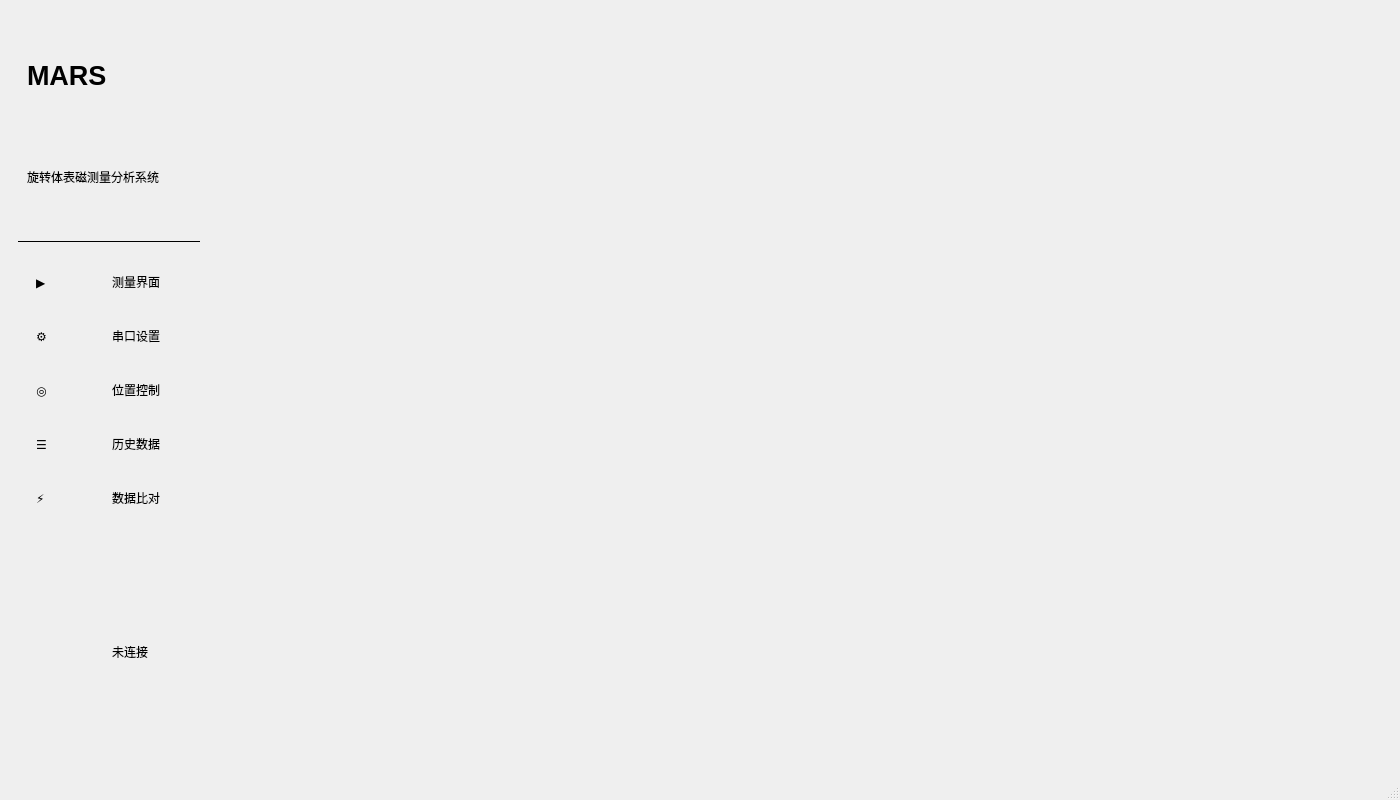
<?xml version="1.0" encoding="UTF-8"?>
<ui version="4.0">
 <class>MainPanel</class>
 <widget class="QMainWindow" name="MainPanel">
  <property name="geometry">
   <rect>
    <x>0</x>
    <y>0</y>
    <width>1400</width>
    <height>800</height>
   </rect>
  </property>
  <property name="minimumSize">
   <size>
    <width>1200</width>
    <height>600</height>
   </size>
  </property>
  <property name="windowTitle">
   <string>MARS - 旋转体表磁测量分析系统</string>
  </property>
  <widget class="QWidget" name="centralwidget">
   <layout class="QHBoxLayout" name="main_layout">
    <!-- 侧边栏 -->
    <item>
     <widget class="QWidget" name="nav_panel">
      <property name="minimumSize">
       <size>
        <width>200</width>
        <height>0</height>
       </size>
      </property>
      <property name="maximumSize">
       <size>
        <width>200</width>
        <height>16777215</height>
       </size>
      </property>
      <layout class="QVBoxLayout" name="nav_layout">
       <!-- 标题区 -->
       <item>
        <widget class="QWidget" name="nav_header">
         <property name="minimumSize">
          <size>
           <width>0</width>
           <height>80</height>
          </size>
         </property>
         <layout class="QVBoxLayout" name="header_layout">
          <item>
           <widget class="QLabel" name="nav_title">
            <property name="text">
             <string>MARS</string>
            </property>
            <property name="font">
             <font>
              <family>Arial</family>
              <pointsize>20</pointsize>
              <weight>75</weight>
             </font>
            </property>
           </widget>
          </item>
          <item>
           <widget class="QLabel" name="nav_subtitle">
            <property name="text">
             <string>旋转体表磁测量分析系统</string>
            </property>
           </widget>
          </item>
         </layout>
        </widget>
       </item>
       <!-- 分隔线 -->
       <item>
        <widget class="QFrame" name="nav_separator">
         <property name="frameShape">
          <enum>QFrame::HLine</enum>
         </property>
         <property name="frameShadow">
          <enum>QFrame::Plain</enum>
         </property>
         <property name="lineWidth">
          <number>1</number>
         </property>
        </widget>
       </item>
       <!-- 导航按钮 -->
       <item>
        <widget class="QWidget" name="nav_buttons_container">
         <layout class="QVBoxLayout" name="nav_buttons_layout">
          <item>
           <widget class="QWidget" name="nav_button_measure" native="true">
            <property name="minimumSize">
             <size>
              <width>0</width>
              <height>48</height>
             </size>
            </property>
            <layout class="QHBoxLayout" name="nav_btn_measure_layout">
             <item>
              <widget class="QLabel" name="nav_icon_measure">
               <property name="text">
                <string>▶</string>
               </property>
              </widget>
             </item>
             <item>
              <widget class="QLabel" name="nav_text_measure">
               <property name="text">
                <string>测量界面</string>
               </property>
              </widget>
             </item>
            </layout>
           </widget>
          </item>
          <item>
           <widget class="QWidget" name="nav_button_serial" native="true">
            <property name="minimumSize">
             <size>
              <width>0</width>
              <height>48</height>
             </size>
            </property>
            <layout class="QHBoxLayout" name="nav_btn_serial_layout">
             <item>
              <widget class="QLabel" name="nav_icon_serial">
               <property name="text">
                <string>⚙</string>
               </property>
              </widget>
             </item>
             <item>
              <widget class="QLabel" name="nav_text_serial">
               <property name="text">
                <string>串口设置</string>
               </property>
              </widget>
             </item>
            </layout>
           </widget>
          </item>
          <item>
           <widget class="QWidget" name="nav_button_position" native="true">
            <property name="minimumSize">
             <size>
              <width>0</width>
              <height>48</height>
             </size>
            </property>
            <layout class="QHBoxLayout" name="nav_btn_position_layout">
             <item>
              <widget class="QLabel" name="nav_icon_position">
               <property name="text">
                <string>◎</string>
               </property>
              </widget>
             </item>
             <item>
              <widget class="QLabel" name="nav_text_position">
               <property name="text">
                <string>位置控制</string>
               </property>
              </widget>
             </item>
            </layout>
           </widget>
          </item>
          <item>
           <widget class="QWidget" name="nav_button_history" native="true">
            <property name="minimumSize">
             <size>
              <width>0</width>
              <height>48</height>
             </size>
            </property>
            <layout class="QHBoxLayout" name="nav_btn_history_layout">
             <item>
              <widget class="QLabel" name="nav_icon_history">
               <property name="text">
                <string>☰</string>
               </property>
              </widget>
             </item>
             <item>
              <widget class="QLabel" name="nav_text_history">
               <property name="text">
                <string>历史数据</string>
               </property>
              </widget>
             </item>
            </layout>
           </widget>
          </item>
          <item>
           <widget class="QWidget" name="nav_button_compare" native="true">
            <property name="minimumSize">
             <size>
              <width>0</width>
              <height>48</height>
             </size>
            </property>
            <layout class="QHBoxLayout" name="nav_btn_compare_layout">
             <item>
              <widget class="QLabel" name="nav_icon_compare">
               <property name="text">
                <string>⚡</string>
               </property>
              </widget>
             </item>
             <item>
              <widget class="QLabel" name="nav_text_compare">
               <property name="text">
                <string>数据比对</string>
               </property>
              </widget>
             </item>
            </layout>
           </widget>
          </item>
         </layout>
        </widget>
       </item>
       <!-- 弹簧 -->
       <item>
        <spacer name="nav_spacer">
         <property name="orientation">
          <enum>Qt::Vertical</enum>
         </property>
        </spacer>
       </item>
       <!-- 底部状态 -->
       <item>
        <widget class="QWidget" name="nav_footer">
         <property name="minimumSize">
          <size>
           <width>0</width>
           <height>50</height>
          </size>
         </property>
         <layout class="QVBoxLayout" name="footer_layout">
          <item>
           <widget class="QWidget" name="status_container" native="true">
            <layout class="QHBoxLayout" name="status_layout">
             <item>
              <widget class="QLabel" name="serial_status_indicator">
               <property name="minimumSize">
                <size>
                 <width>10</width>
                 <height>10</height>
                </size>
               </property>
              </widget>
             </item>
             <item>
              <widget class="QLabel" name="serial_status_label">
               <property name="text">
                <string>未连接</string>
               </property>
              </widget>
             </item>
            </layout>
           </widget>
          </item>
         </layout>
        </widget>
       </item>
      </layout>
     </widget>
    </item>
    <!-- 内容区 -->
    <item>
     <widget class="QStackedWidget" name="content_stacked">
      <property name="currentIndex">
       <number>0</number>
      </property>
      <!-- 各面板会在运行时动态添加 -->
     </widget>
    </item>
   </layout>
  </widget>
  <widget class="QStatusBar" name="statusbar"/>
 </widget>
 <resources/>
 <connections/>
</ui>
